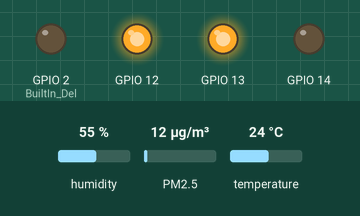
Simulated run of this program. Board: ESP32. Parts: output pins drawn as LEDs (lit = HIGH). Dashed ring = blinking. Inputs (shaded band) come from the test bench; at power-on: PM2.5 12 µg/m³, humidity 55 %, temperature 24 °C. WiFi joins after 1.5 s; servers stay silent unless stated; the local clock reads 2024-03-15 10:24:30 at power-on unless the program sets it; storage starts empty; what the program prints to the serial monitor is not drawn.

Above: at 3.4 s.
3.5 s: PM2.5 set to 31 µg/m³
5.8 s: PM2.5 set to 38 µg/m³
At 6.9 s:
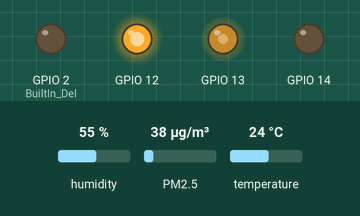
7.4 s: PM2.5 set to 50 µg/m³
9.5 s: PM2.5 set to 59 µg/m³
At 12.4 s:
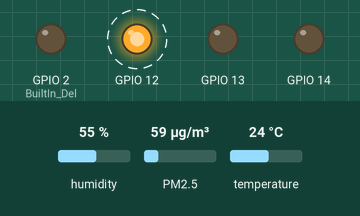
15.6 s: PM2.5 set to 6 µg/m³
At 17.0 s:
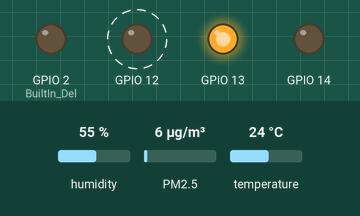
17.3 s: PM2.5 set to 10 µg/m³
19.4 s: PM2.5 set to 13 µg/m³
At 20.0 s:
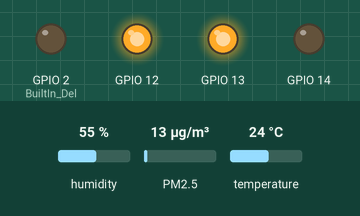
Timing chart, 0 to 22.0 s (numbered marks = the images above; inputs shaded):
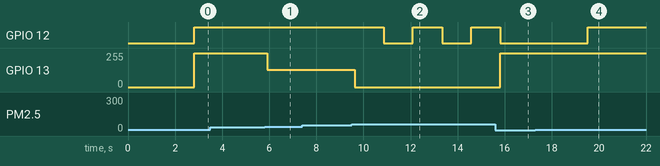

Measured:
- the behaviour switches between 34 and 35 µg/m³ on PM2.5 (found by bisection; images 0 and 1)
- the behaviour switches between 54 and 55 µg/m³ on PM2.5 (found by bisection; images 1 and 2)
- the behaviour switches between 11 and 12 µg/m³ on PM2.5 (found by bisection; images 3 and 4)
- after the input at 3.5 s, every drawn part: stays the same
- after the input at 5.8 s, GPIO 13: 255/255 → 128/255 after 0.11 s
- after the input at 7.4 s, every drawn part: stays the same
- after the input at 9.5 s, GPIO 12: alternates HIGH for 1.2 s and LOW for 1.2 s, starting after 1.4 s; GPIO 13: 128/255 → 0/255 after 0.12 s
- after the input at 15.6 s, GPIO 13: 0/255 → 255/255 after 0.21 s
- after the input at 17.3 s, every drawn part: stays the same
- after the input at 19.4 s, GPIO 12: LOW → HIGH after 0.12 s

The program:

main.cpp
```cpp
#include <Arduino.h>
#include <string.h>

#include <WiFi.h>
#include <WiFiClient.h>
#include <WebServer.h>
#include <ESPmDNS.h>
#include <FS.h>

#include <SPIFFS.h>
#include <Adafruit_Sensor.h>

#include "config.h"
#include <AqiScale.h>
#include <FlashFileReader.h>
#include <PMSReader.h>
#include <RevolvairAPI.h>
#include <RevolvairWebServer.h>
#include <RGBLedManager.h>
#include <TempReader.h>
#include <WifiManager.h>

#include <PMS.h>
#include <Averager.h>

int period = 12000;
unsigned long time_now = 0;

#define BuiltIn_Del 2

//Wifi
WifiManager wifiManager = WifiManager(SSID, PASSWORD);
long timerWifi = 0;
long lastConnectionAttempt = 0;
const long CONNECTION_INTERVAL_WIFI = 1000 * 20;
bool wasConnectedLastLoop;

//WebServer
WebServer server(80);
RevolvairWebServer webServer = RevolvairWebServer(server);
float nbLoopSinceWeb;

//RGBLedManager
RGBLedManager ledManager = RGBLedManager(ledR, ledG, ledB);

//API
RevolvairAPI apiManager = RevolvairAPI();

//Timer API et WebServer
long timerWebAction = 0;
long lastWebAction = 0;
const long WEB_INTERVAL = 1000 * 120;

//PMSReader
PMS firstPms(Serial2);
PMS secondPms(Serial1);
Averager averager1 = Averager();
Averager averager2 = Averager();
Averager averager3 = Averager();
PMSReader pmsReader(firstPms, secondPms, averager1, averager2, averager3);
PMS::DATA data1;
PMS::DATA data2;
int * pmsValues;


//DHT
#define DHT_PIN 18 // ESP32 IO18
#define DHT_TYPE DHT22
DHT dht(DHT_PIN, DHT_TYPE);
TempReader tempReader(dht);
float temperature = 0;
float humidity = 0;

//AQIScale
AqiScale aqiscale = AqiScale();

//Arduino
uint32_t chipId = 0;

void setChipId()
{
  //Print du chip id
  for(int i=0; i<17; i=i+8) {
    chipId |= ((ESP.getEfuseMac() >> (40 - i)) & 0xff) << i;
  }
  Serial.print("Chip ID: ");
  Serial.println(chipId);
}

void firstConnexion()
{
  wifiManager.printInfo();
  if (MDNS.begin("esp32")) {
    Serial.println("MDNS responder started");
  }
  webServer.setup();
  apiManager.setup();
  temperature = tempReader.getTemperatureValue();
  humidity = tempReader.getHumidityValue();
  pmsValues = pmsReader.getPMSValues();

  webServer.setCaptorsData(pmsValues[1], aqiscale.getPollutionLvl(pmsValues[1]), temperature, humidity);
  webServer.setWifiInfo(SSID, wifiManager.getWifiForce());
  lastWebAction = millis();
}

void setup() {
  Serial.begin(115200);
  Serial1.begin(9600, SERIAL_8N1, 25, 26); // PMS Serial // tx, rx
  Serial2.begin(9600);
  Serial.println("");

  pinMode(BuiltIn_Del, OUTPUT);
  digitalWrite(BuiltIn_Del, LOW);

  setChipId();
  tempReader.init();

  wifiManager.setup();
  ledManager.setup();
  if(wifiManager.isConnected())
  {
    firstConnexion();
    wasConnectedLastLoop = true;
  }
  else
  {
    lastConnectionAttempt = millis();
    wasConnectedLastLoop = false;
  }
}

void printLoop(){
  Serial.println("---------------------");
  Serial.print("PM #1: ");
  Serial.print(pmsValues[0]);
  Serial.print(",");
  Serial.print(pmsValues[1]);
  Serial.print(",");
  Serial.print(pmsValues[2]);
  Serial.println("");
  Serial.print("PM #2: ");
  Serial.print(pmsValues[3]);
  Serial.print(",");
  Serial.print(pmsValues[4]);
  Serial.print(",");
  Serial.print(pmsValues[5]);
  Serial.println("");
  Serial.print("IQA de l’air #1: ");
  Serial.print(aqiscale.getAQI(pmsValues[1]));
  Serial.println("");
  Serial.print("IQA de l’air #2: ");
  Serial.print(aqiscale.getAQI(pmsValues[4]));
  Serial.println("");
  Serial.print("Temperature: ");
  Serial.print(temperature);
  Serial.println("");
  Serial.print("Humidite: ");
  Serial.print(humidity);
  Serial.println("");
  Serial.print("Niveau pollution #1: ");
  Serial.print(aqiscale.getPollutionLvl(pmsValues[1]));
  Serial.println("");
  Serial.print("Niveau pollution #2: ");
  Serial.print(aqiscale.getPollutionLvl(pmsValues[4]));
  Serial.println("");
  Serial.println("---------------------");
}

void loop() {
  //Parfois se reconnecte automatiquement sans le connect dans le wifi
  if(wifiManager.isConnected() && !wasConnectedLastLoop)
  {
    firstConnexion();
  }

  if(wifiManager.isConnected())
  {
    wasConnectedLastLoop = true;
    temperature = tempReader.getTemperatureValue();
    humidity = tempReader.getHumidityValue();
    pmsValues = pmsReader.getPMSValues();
    printLoop();
    nbLoopSinceWeb++;

    if(timerWebAction - lastWebAction > WEB_INTERVAL)
    {
      Serial.println("----------ACTION WEB-----------");
      int averagerMeanValue1 = averager1.getAverage(nbLoopSinceWeb);
      int averagerMeanValue2 = averager2.getAverage(nbLoopSinceWeb);
      int averagerMeanValue3 = averager3.getAverage(nbLoopSinceWeb);
      int averagePMS [3] = {averagerMeanValue1, averagerMeanValue2, averagerMeanValue3};
      apiManager.postData(chipId, wifiManager.getCleanMacAdress(), pmsValues, temperature, humidity);
      webServer.setCaptorsData(averagerMeanValue2, aqiscale.getPollutionLvl(averagerMeanValue2), temperature, humidity);
      webServer.setWifiInfo(SSID, wifiManager.getWifiForce());
      lastWebAction = millis();
      nbLoopSinceWeb = 0;
    }
    timerWebAction = millis();
    webServer.loop();
    ledManager.changeColorOnPmValue(pmsValues[1]);
  }
  else
  {
    wasConnectedLastLoop = false;
    if(timerWifi - lastConnectionAttempt > CONNECTION_INTERVAL_WIFI)
    {
      wifiManager.connect();
      lastConnectionAttempt = millis();
      if(!wifiManager.isConnected())
      {
        ledManager.changeColor(Color::blue);
      }
    }
    timerWifi = millis();
  }
  ledManager.loop();
}
```

config.h
```cpp
#pragma once

//Pour le WIFI
static const char* SSID = "DESKTOP-N3EGH27 0046";
static const char* PASSWORD = "}24s129G";

//Pour le RGD manager
const uint8_t ledR = 12;
const uint8_t ledG = 13;
const uint8_t ledB = 14;
```
